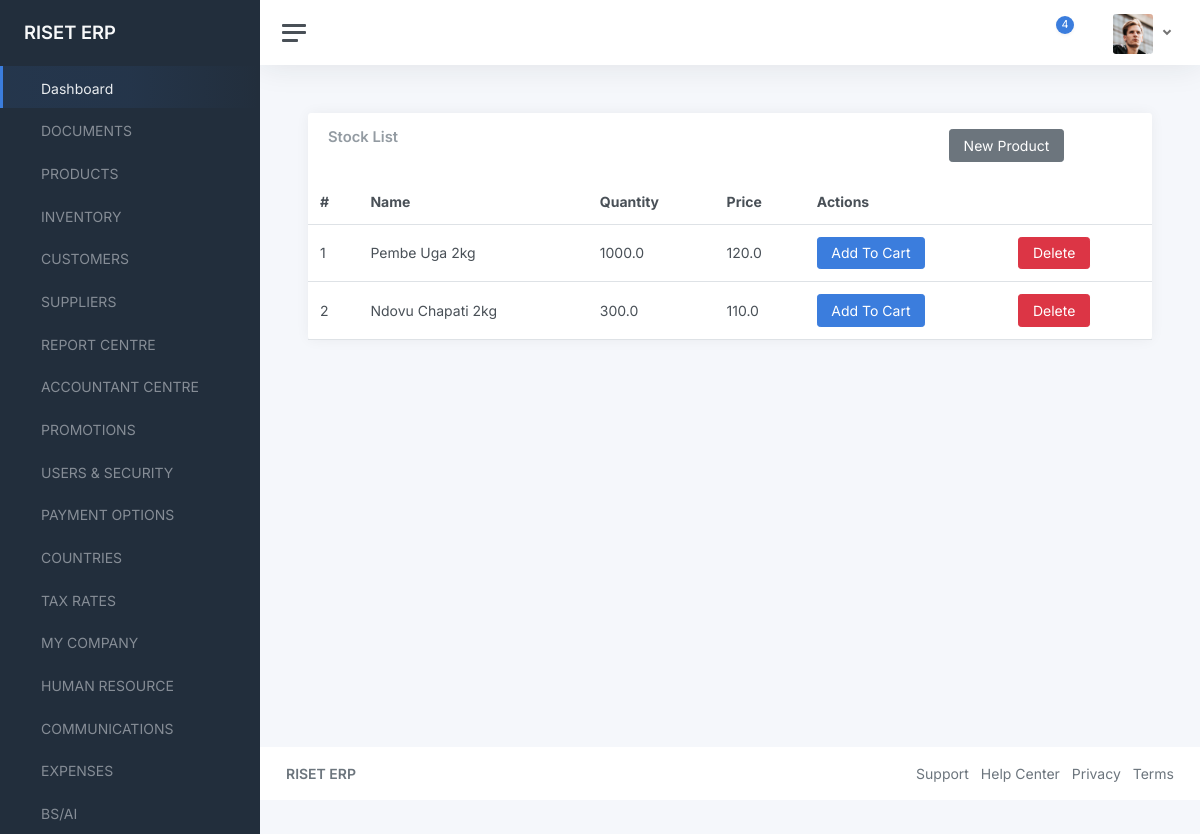
/, run on an earlier commit of the app's database.
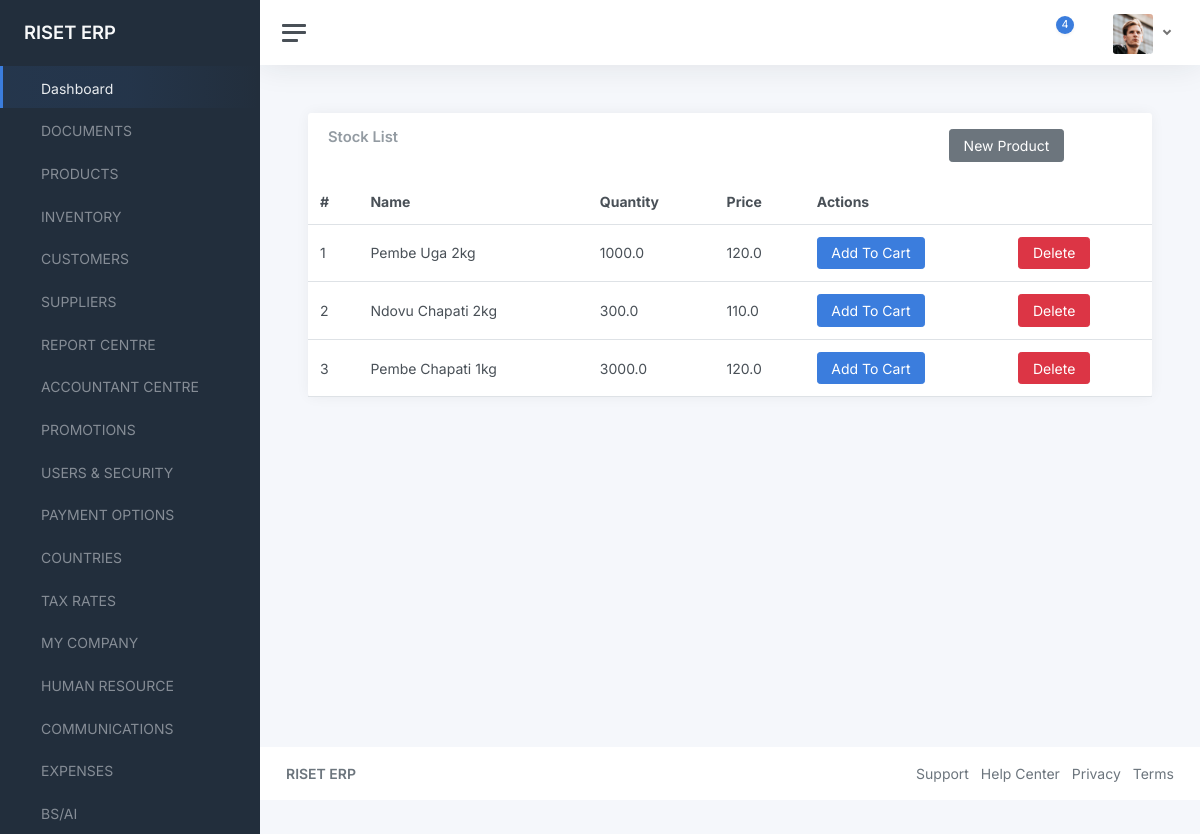
And on a later commit of the database.
### data/models.py (models this page shows, shortened)
class Item(models.Model):
    name = models.CharField(max_length=200)
    quantity = models.FloatField(default=0)
    price = models.FloatField()
    discount_price = models.FloatField(default=0)
    re_order_level = models.FloatField(default=0)
    receive_amount = models.FloatField(default=0)
    sell_amount = models.FloatField(default=0)
    supplier = models.ForeignKey(Supplier, on_delete=models.CASCADE)
    category = models.ForeignKey(Category, on_delete=models.CASCADE)
    date_added = models.DateTimeField(auto_now_add=True)
    date_updated = models.DateField(auto_now=True)
    slug = models.SlugField(blank=True, null=True)
    def get_absolute_url(self):
        return reverse("product", kwargs={
            'slug': self.slug
        })

### data/views.py (the view)
# urls.py: path("", HomeView.as_view(), name="home"),
class HomeView(ListView):
    model = Item
    template_name = "home.html"

### templates/home.html
{% extends "component-base.html" %}
{% block content %}
<main class="content">
	<div class="container-fluid p-0">
		<div class="row">
			<div class="col-12 col-lg-12 col-xxl-12 d-flex">
				<div class="card flex-fill">
					<div class="card-header">
						<div class="row">
							<div class="col-9">
								<h5 class="card-title mb-0">Stock List</h5>
							</div>
							<div class="col-3">
								<a href="{% url 'new-product' %}" class="btn btn-secondary">New Product</a>
							</div>
						</div>
					</div>
					<table class="table table-hover my-0">
						<thead>
							<tr>
                <th>#</th>
								<th>Name</th>
								<th>Quantity</th>
                <th>Price</th>
                <th colspan="2">Actions</th>
							</tr>
						</thead>
						<tbody>
{% for item in object_list %}
							<tr>
                <td>{{item.id}}</td>
								<td>{{item.name}}</td>
                <td class="">{{item.quantity}}</td>
                <td class="">{{item.price}}</td>
								<td class="">
                  <a href="{{ item.get_absolute_url }}" class="btn btn-primary">Add To Cart</a>
                </td>
								<td>
                  <a href="#" class="btn btn-danger">Delete</a>
                </td>
							</tr>
{% endfor %}
						</tbody>
					</table>
				</div>
			</div>
		</div>
	</div>
</main>
{% endblock content %}

### templates/component-base.html (shortened to what this page needs)
{% load static %}
<!DOCTYPE html>
<html lang="en">
<head>
	<link href="{% static 'admin/css/app.css' %}" rel="stylesheet">
</head>
<body>
	<div class="wrapper">
		<nav id="sidebar" class="sidebar js-sidebar">
			<div class="sidebar-content js-simplebar">
				<a class="sidebar-brand" href="{% url 'dashboard' %}">
          <span class="align-middle">RISET ERP</span>
        </a>
				<ul class="sidebar-nav">
					<li class="sidebar-item active">
						<a class="sidebar-link" href="{% url 'dashboard' %}">
               <span class="align-middle">Dashboard</span>
            </a>
					</li>
					<li class="sidebar-item">
						<a class="sidebar-link" href="{% url 'documents' %}">
               <span class="align-middle">DOCUMENTS</span>
            </a>
					</li>
					<li class="sidebar-item">
						<a class="sidebar-link" href="{% url 'products' %}">
               <span class="align-middle">PRODUCTS</span>
            </a>
					</li>
					<li class="sidebar-item">
						<a class="sidebar-link" href="#">
               <span class="align-middle">INVENTORY</span>
            </a>
					</li>
					<li class="sidebar-item">
						<a class="sidebar-link" href="{% url 'customers' %}">
               <span class="align-middle">CUSTOMERS</span>
            </a>
					</li>
					<li class="sidebar-item">
						<a class="sidebar-link" href="{% url 'suppliers' %}">
               <span class="align-middle">SUPPLIERS</span>
            </a>
					</li>
					<li class="sidebar-item">
						<a class="sidebar-link" href="{% url 'reports' %}">
               <span class="align-middle">REPORT CENTRE</span>
            </a>
					</li>
					<li class="sidebar-item">
						<a class="sidebar-link" href="{% url 'countries' %}">
               <span class="align-middle">ACCOUNTANT CENTRE</span>
            </a>
					</li>
					<li class="sidebar-item">
						<a class="sidebar-link" href="{% url 'promotions' %}">
               <span class="align-middle">PROMOTIONS</span>
            </a>
					</li>
					<li class="sidebar-item">
						<a class="sidebar-link" href="{% url 'users-list' %}">
               <span class="align-middle">USERS & SECURITY</span>
            </a>
					</li>
					<li class="sidebar-item">
						<a class="sidebar-link" href="{% url 'payment-options' %}">
               <span class="align-middle">PAYMENT OPTIONS</span>
            </a>
					</li>
					<li class="sidebar-item">
						<a class="sidebar-link" href="{% url 'countries' %}">
               <span class="align-middle">COUNTRIES</span>
            </a>
					</li>
					<li class="sidebar-item">
						<a class="sidebar-link" href="{% url 'countries' %}">
               <span class="align-middle">TAX RATES</span>
            </a>
					</li>
					<li class="sidebar-item">
						<a class="sidebar-link" href="{% url 'countries' %}">
               <span class="align-middle">MY COMPANY</span>
            </a>
					</li>
					<li class="sidebar-item">
						<a class="sidebar-link" href="{% url 'countries' %}">
               <span class="align-middle">HUMAN RESOURCE</span>
            </a>
					</li>
					<li class="sidebar-item">
						<a class="sidebar-link" href="{% url 'countries' %}">
               <span class="align-middle">COMMUNICATIONS</span>
            </a>
					</li>
					<li class="sidebar-item">
						<a class="sidebar-link" href="{% url 'expenses' %}">
               <span class="align-middle">EXPENSES</span>
            </a>
					</li>
					<li class="sidebar-item">
						<a class="sidebar-link" href="{% url 'countries' %}">
               <span class="align-middle">BS/AI</span>
            </a>
					</li>
				</ul>
			</div>
		</nav>
		<div class="main">
			<nav class="navbar navbar-expand navbar-light navbar-bg">
				<a class="sidebar-toggle js-sidebar-toggle">
          <i class="hamburger align-self-center"></i>
        </a>
				<div class="navbar-collapse collapse">
					<ul class="navbar-nav navbar-align">
						<li class="nav-item dropdown">
							<a class="nav-icon dropdown-toggle" href="#" id="alertsDropdown" data-bs-toggle="dropdown">
								<div class="position-relative">
									<span class="indicator">4</span>
								</div>
							</a>
						</li>
						<li class="nav-item dropdown">
							<a class="nav-icon dropdown-toggle" href="#" id="messagesDropdown" data-bs-toggle="dropdown">
							</a>
						</li>
						<li class="nav-item dropdown">
							<a class="nav-link dropdown-toggle d-none d-sm-inline-block" href="#" data-bs-toggle="dropdown">
                <img src="{% static 'admin/img/avatars/avatar.jpg' %}" class="avatar img-fluid rounded me-1" alt="Charles Hall" />
              </a>
						</li>
					</ul>
				</div>
			</nav>
{% block content %}
{% endblock content %}
			<footer class="footer">
				<div class="container-fluid">
					<div class="row text-muted">
						<div class="col-6 text-start">
							<p class="mb-0">
								<a class="text-muted" href="{% url 'home' %}" target="_blank"><strong>RISET ERP</strong></a>
							</p>
						</div>
						<div class="col-6 text-end">
							<ul class="list-inline">
								<li class="list-inline-item">
									<a class="text-muted" href="" target="_blank">Support</a>
								</li>
								<li class="list-inline-item">
									<a class="text-muted" href="" target="_blank">Help Center</a>
								</li>
								<li class="list-inline-item">
									<a class="text-muted" href="" target="_blank">Privacy</a>
								</li>
								<li class="list-inline-item">
									<a class="text-muted" href="" target="_blank">Terms</a>
								</li>
							</ul>
						</div>
					</div>
				</div>
			</footer>
		</div>
	</div>
</body>
</html>

What changed in the data, as far as the page shows it:
added Item: id "3", name "Pembe Chapati 1kg", quantity "3000.0", price "120.0"
